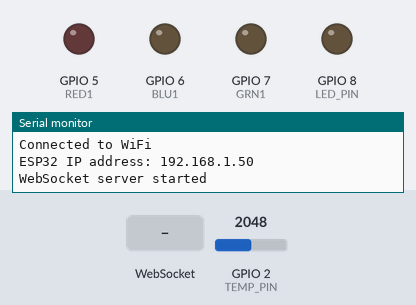
The sketch below on a simulated ESP32-S3. On the bench: output pins drawn as LEDs (lit = HIGH), the last lines printed to the serial monitor. The inputs (shaded band) are chosen by the test bench; at power-on: GPIO 2 (TEMP_PIN) = 2048. WiFi joins after 1.5 s; servers stay silent unless stated.

Above: at 3.2 s.
3.3 s: WebSocket text "TOGGLE_LED" received
At 5.2 s:
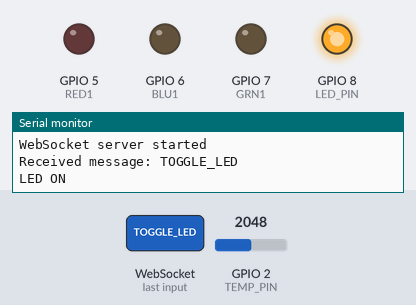
5.5 s: GPIO 2 (TEMP_PIN) set to 1090
7.0 s: GPIO 2 (TEMP_PIN) set to 956
Timing chart, 0 to 10.0 s (numbered marks = the images above; inputs shaded):
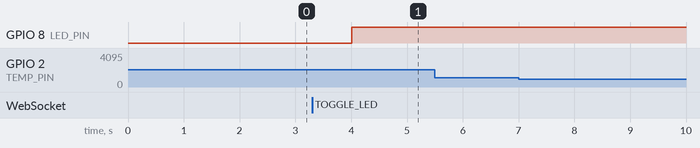

Measured:
- after the input at 3.3 s, GPIO 8 (LED_PIN): LOW → HIGH after 0.71 s
- after the input at 5.5 s, every drawn part: stays the same

The sketch:

final.ino
```cpp
#include <WiFi.h>
#include <WebSocketsServer.h>
#include <math.h>

const char* ssid = "PoleDeVinci_IFT";
const char* password = "*c.r4UV@VfPn_0";

WebSocketsServer webSocket = WebSocketsServer(81);

// LED RGB
#define RED1 5
#define GRN1 7
#define BLU1 6

// LED
#define LED_PIN 8

// Capteur de température
#define TEMP_PIN 2

// Calcul de la température
double Thermister(int RawADC) {
    if (RawADC <= 0) {
        Serial.println("Error: RawADC is 0 or negative. Check sensor connection.");
        return NAN;
    }

    double Temp;
    Temp = log(((10240000 / RawADC) - 10000));
    Temp = 1 / (0.001129148 + (0.000234125 + (0.0000000876741 * Temp * Temp)) * Temp);
    Temp = Temp - 273.15; // Convertir de Kelvin à Celsius
    Temp = (Temp - 32) * 5.0 / 9.0; // Convertir en degrés Celsius

    return Temp;
}

void setup() {
    Serial.begin(115200);

    pinMode(RED1, OUTPUT);
    pinMode(GRN1, OUTPUT);
    pinMode(BLU1, OUTPUT);
    pinMode(LED_PIN, OUTPUT);

    // Connexion au Wi-Fi
    WiFi.begin(ssid, password);
    while (WiFi.status() != WL_CONNECTED) {
        delay(1000);
        Serial.println("Connecting to WiFi...");
    }
    Serial.println("Connected to WiFi");
    Serial.print("ESP32 IP address: ");
    Serial.println(WiFi.localIP());

    // Démarrer le serveur WebSocket
    webSocket.begin();
    webSocket.onEvent(webSocketEvent);
    Serial.println("WebSocket server started");
}

void loop() {
    // Lire la température
    int sensorValue = analogRead(TEMP_PIN);
    double temperature = Thermister(sensorValue);

    // Vérifier que la lecture de la température est valide
    if (!isnan(temperature)) {
        String tempString = String(temperature, 2);
        webSocket.broadcastTXT("Temperature:" + tempString); // Diffuser la température via WebSocket
        Serial.println("Temperature: " + tempString + " °C");
    }

    webSocket.loop();

    delay(1000);  // Attendre avant de prendre la prochaine lecture
}

bool ledState = false;  // Variable pour suivre l'état actuel de la LED (éteinte par défaut)

void webSocketEvent(uint8_t num, WStype_t type, uint8_t * payload, size_t length) {
    if (type == WStype_TEXT) {
        String message = String((char*)payload);
        Serial.printf("Received message: %s\n", message.c_str());

        // Bascule l'état de la LED quand TOGGLE_LED est reçu
        if (message == "TOGGLE_LED") {
            ledState = !ledState;  // Inverser l'état de la LED
            digitalWrite(LED_PIN, ledState ? HIGH : LOW);  // Allumer ou éteindre la LED
            Serial.println(ledState ? "LED ON" : "LED OFF");
        }

        // Réception de l'intensité lumineuse
        if (message.startsWith("BRIGHTNESS:")) {
            int brightness = message.substring(11).toInt();
            analogWrite(RED1, brightness);  // Appliquer la luminosité
            Serial.println("Brightness set to: " + String(brightness));
        }

        // Si le message est un code couleur #RRGGBB
        if (message.startsWith("#") && message.length() == 7) {
            int r = strtol(message.substring(1, 3).c_str(), NULL, 16);
            int g = strtol(message.substring(3, 5).c_str(), NULL, 16);
            int b = strtol(message.substring(5, 7).c_str(), NULL, 16);

            // Appliquer la couleur aux LEDs RGB
            analogWrite(RED1, r);
            analogWrite(GRN1, g);
            analogWrite(BLU1, b);

            Serial.printf("Set RGB to R:%d, G:%d, B:%d\n", r, g, b);
        }
    }
}


/* JOYSTICK

// Pins du joystick
#define JOY_X_PIN 34
#define JOY_Y_PIN 35
#define JOY_SW_PIN 32

void setup() {
    // Configurer les pins du joystick
    pinMode(JOY_X_PIN, INPUT);
    pinMode(JOY_Y_PIN, INPUT);
    pinMode(JOY_SW_PIN, INPUT_PULLUP);
}

void loop() {
    // Lire les valeurs du joystick
    int joyX = analogRead(JOY_X_PIN);
    int joyY = analogRead(JOY_Y_PIN);
    bool joySwitch = digitalRead(JOY_SW_PIN) == LOW;

    // Envoyer les valeurs du joystick via WebSocket
    String joystickData = "JOYSTICK:" + String(joyX) + "," + String(joyY) + "," + (joySwitch ? "CLICK" : "NO_CLICK");
    webSocket.broadcastTXT(joystickData);
}

*/
```
